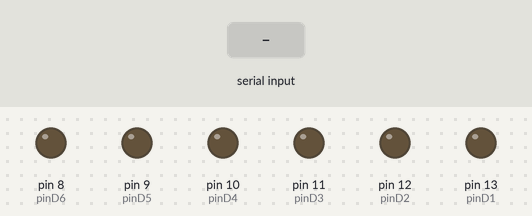
The sketch below on a simulated Arduino Uno, built with avr-gcc and run on an emulated ATmega328P. On the bench: output pins drawn as LEDs (lit = HIGH). Inputs (shaded band) come from the test bench.

Above: at 1.2 s.
1.3 s: "H" received over Serial
At 2.5 s:
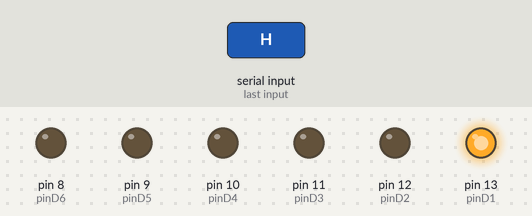
2.8 s: byte 57 ('9') received over Serial
At 3.8 s:
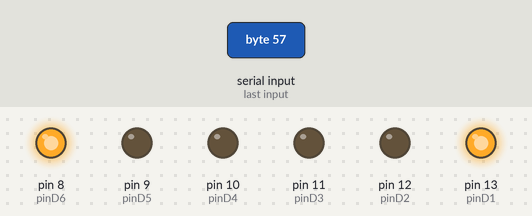
4.3 s: "L" received over Serial
At 5.0 s:
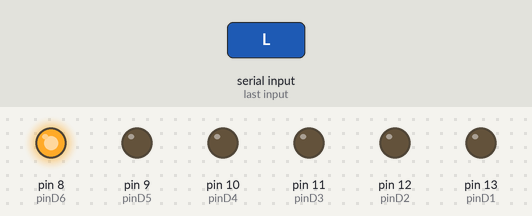
5.8 s: "1" received over Serial
At 6.1 s:
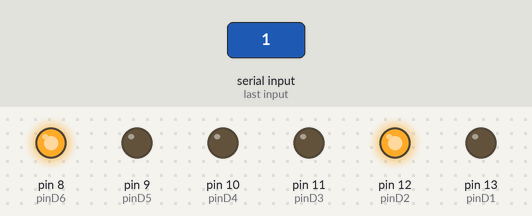
7.3 s: byte 48 ('0') received over Serial
At 8.5 s:
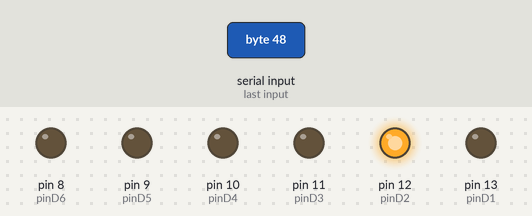
8.8 s: "3" received over Serial
At 9.6 s:
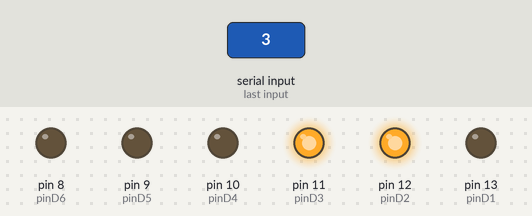
Timing chart, 0 to 11.3 s (numbered marks = the images above; inputs shaded):
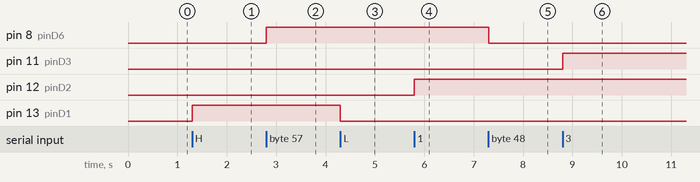

The sketch:

code.ino
```cpp
const int pinD1 = 13;
const int pinD2 = 12;
const int pinD3 = 11;
const int pinD4 = 10;
const int pinD5 = 9;
const int pinD6 = 8;


char command;

void setup() {
  Serial.begin(9600);
  pinMode(pinD1, OUTPUT);
  pinMode(pinD2, OUTPUT);
  pinMode(pinD3, OUTPUT);
  pinMode(pinD4, OUTPUT);
  pinMode(pinD5, OUTPUT);
  pinMode(pinD6, OUTPUT);

}

void loop() {

  if (Serial.available() > 0) {
    command = Serial.read();

    if (command == 'H') {
      digitalWrite(pinD1, HIGH);
    }
    else if (command == 'L') {
      digitalWrite(pinD1, LOW);
    }


    if (command == '1') {
      digitalWrite(pinD2, HIGH);
    }
    else if (command == '2') {
      digitalWrite(pinD2, LOW);
    }


    if (command == '3') {
      digitalWrite(pinD3, HIGH);
    }
    else if (command == '4') {
      digitalWrite(pinD3, LOW);
    }


    if (command == '5') {
      digitalWrite(pinD4, HIGH);
    }
    else if (command == '6') {
      digitalWrite(pinD4, LOW);
    }


    if (command == '7') {
      digitalWrite(pinD5, HIGH);
    }
    else if (command == '8') {
      digitalWrite(pinD5, LOW);
    }


    if (command == '9') {
      digitalWrite(pinD6, HIGH);
    }
    else if (command == '0') {
      digitalWrite(pinD6, LOW);
    }
  }
}
```

Measured:
- after the input at 1.3 s, pin 13 (pinD1): LOW → HIGH at once
- after the input at 2.8 s, pin 8 (pinD6): LOW → HIGH at once
- after the input at 4.3 s, pin 13 (pinD1): HIGH → LOW at once
- after the input at 5.8 s, pin 12 (pinD2): LOW → HIGH at once
- after the input at 7.3 s, pin 8 (pinD6): HIGH → LOW at once
- after the input at 8.8 s, pin 11 (pinD3): LOW → HIGH at once
